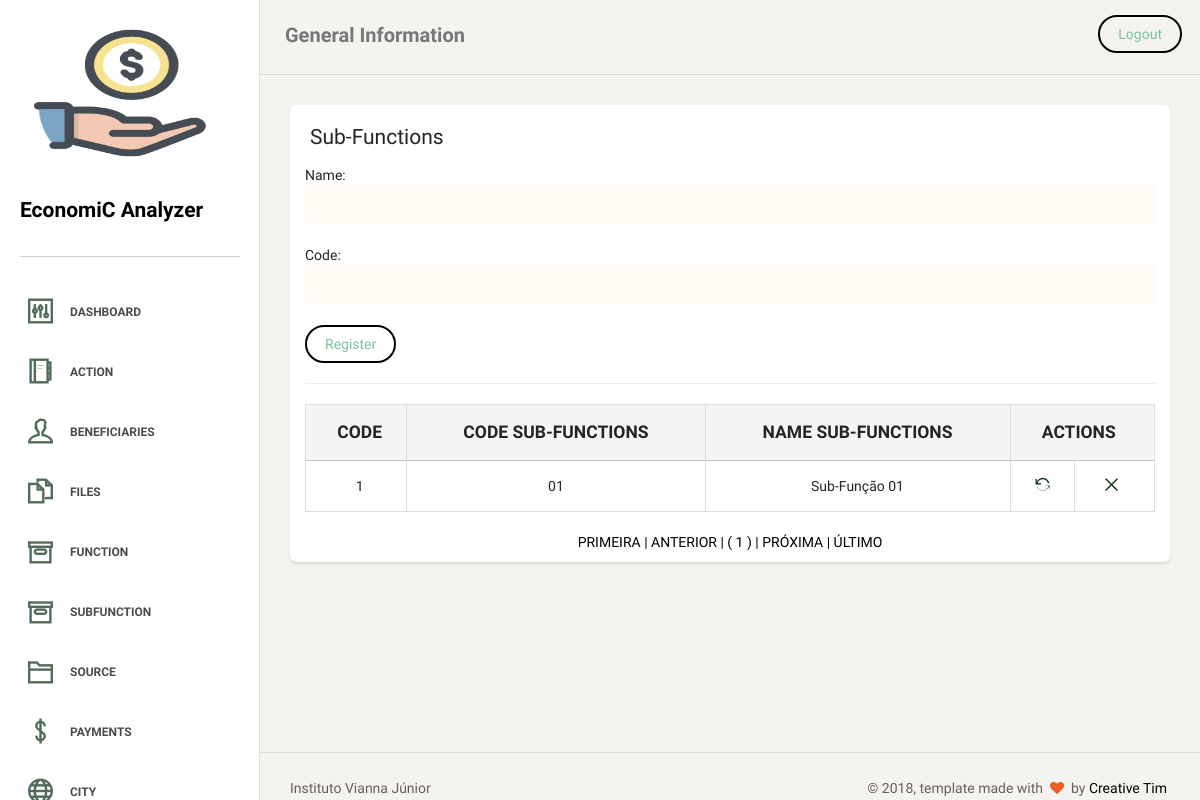
Page /subfunctions.php on the earlier database version.
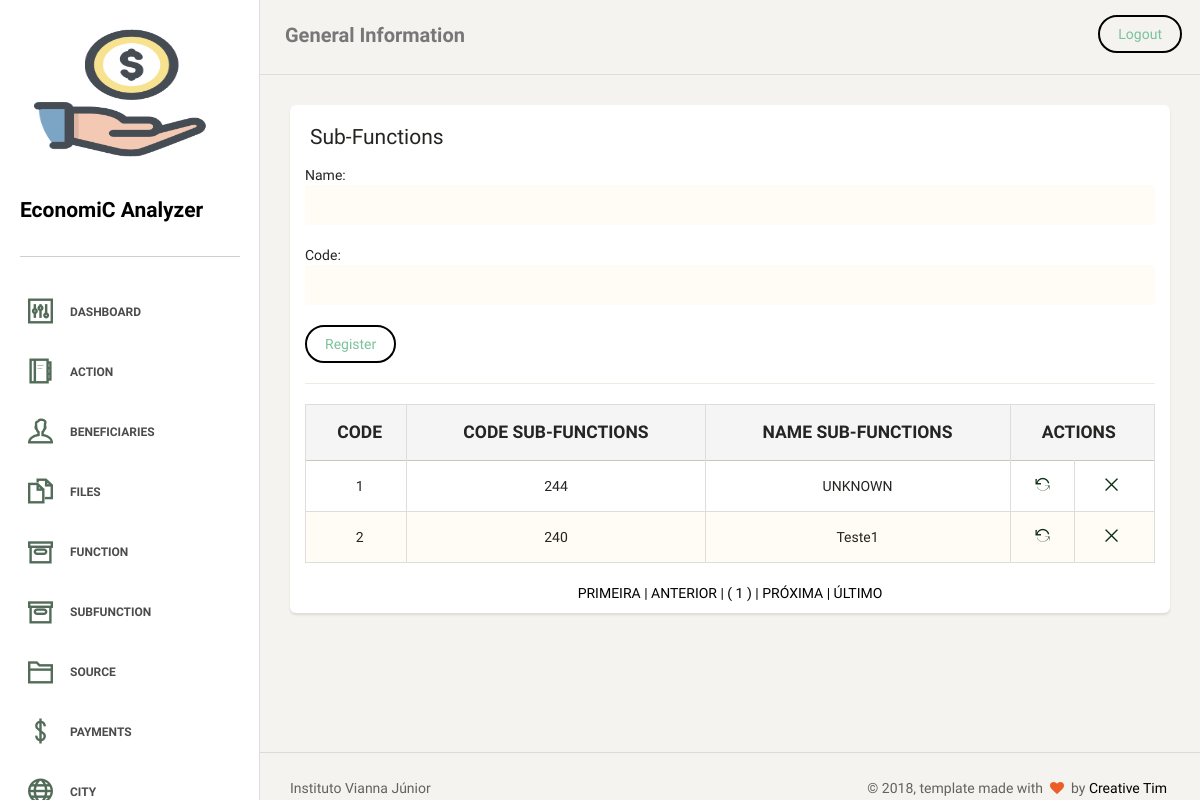
Same page on the later database version.
### tables this page shows
CREATE TABLE `tb_subfunctions` (
  `id_subfunction` int(11) NOT NULL AUTO_INCREMENT,
  `str_cod_subfunction` varchar(4) NOT NULL,
  `str_name_subfunction` varchar(255) DEFAULT NULL,
  PRIMARY KEY (`id_subfunction`),
  UNIQUE KEY `str_cod_subfunction_UNIQUE` (`str_cod_subfunction`)
);

### dao/subfunctionsDAO.php (the view, shortened to what this page needs)
<?php
require_once "classes/subfunctions.php";
class subfunctionsDAO
{
    public function pagedTable()
    {
        global $pdo;
        $endereco = $_SERVER ['PHP_SELF'];
        $pagina_atual = (isset($_GET['page']) && is_numeric($_GET['page'])) ? $_GET['page'] : 1;
        $linha_inicial = ($pagina_atual - 1) * QTDE_REGISTROS;
        $sql = "SELECT id_subfunction, str_cod_subfunction, str_name_subfunction FROM tb_subfunctions LIMIT {$linha_inicial}, " . QTDE_REGISTROS;
        $statement = $pdo->prepare($sql);
        $statement->execute();
        $dados = $statement->fetchAll(PDO::FETCH_OBJ);
        $sqlContador = "SELECT COUNT(*) AS total_registros FROM tb_subfunctions";
        $statement = $pdo->prepare($sqlContador);
        $statement->execute();
        $valor = $statement->fetch(PDO::FETCH_OBJ);
        $primeira_pagina = 1;
        $ultima_pagina = ceil($valor->total_registros / QTDE_REGISTROS);
        $pagina_anterior = ($pagina_atual > 1) ? $pagina_atual - 1 : 0;
        $proxima_pagina = ($pagina_atual < $ultima_pagina) ? $pagina_atual + 1 : 0;
        $range_inicial = (($pagina_atual - RANGE_PAGINAS) >= 1) ? $pagina_atual - RANGE_PAGINAS : 1;
        $range_final = (($pagina_atual + RANGE_PAGINAS) <= $ultima_pagina) ? $pagina_atual + RANGE_PAGINAS : $ultima_pagina;
        $exibir_botao_inicio = ($range_inicial < $pagina_atual) ? 'mostrar' : 'esconder';
        $exibir_botao_final = ($range_final > $pagina_atual) ? 'mostrar' : 'esconder';
        if (!empty($dados)):
            echo "
     <table class='table table-striped table-bordered'>
     <thead>
       <tr style='text-transform: uppercase;' class='active'>
        <th style='text-align: center; font-weight: bolder;'>Code</th>
        <th style='text-align: center; font-weight: bolder;'>Code Sub-Functions</th>
        <th style='text-align: center; font-weight: bolder;'>Name Sub-Functions</th>
        <th style='text-align: center; font-weight: bolder;' colspan='2'>Actions</th>
       </tr>
     </thead>
     <tbody>";
            foreach ($dados as $subfunc):
                echo "<tr>
        <td style='text-align: center'>$subfunc->id_subfunction</td>
        <td style='text-align: center'>$subfunc->str_cod_subfunction</td>
        <td style='text-align: center'>$subfunc->str_name_subfunction</td>
        <td style='text-align: center'><a href='?act=upd&id=$subfunc->id_subfunction' title='Alterar'><i class='ti-reload'></i></a></td>
        <td style='text-align: center'><a href='?act=del&id=$subfunc->id_subfunction' title='Remover'><i class='ti-close'></i></a></td>
       </tr>";
            endforeach;
            echo "
</tbody>
     </table>
     <div class='box-paginacao' style='text-align: center'>
       <a class='box-navegacao  $exibir_botao_inicio' href='$endereco?page=$primeira_pagina' title='Primeira Página'> PRIMEIRA  |</a>
       <a class='box-navegacao  $exibir_botao_inicio' href='$endereco?page=$pagina_anterior' title='Página Anterior'> ANTERIOR  |</a>
";
            for ($i = $range_inicial; $i <= $range_final; $i++):
                $destaque = ($i == $pagina_atual) ? 'destaque' : '';
                echo "<a class='box-numero $destaque' href='$endereco?page=$i'> ( $i ) </a>";
            endfor;
            echo "<a class='box-navegacao $exibir_botao_final' href='$endereco?page=$proxima_pagina' title='Próxima Página'>| PRÓXIMA  </a>
                  <a class='box-navegacao $exibir_botao_final' href='$endereco?page=$ultima_pagina'  title='Última Página'>| ÚLTIMO  </a>
     </div>";
        else:
            echo "<p class='bg-danger'>Nenhum registro foi encontrado!</p>
     ";
        endif;
    }
}

Differences in the rows shown:
changed tb_subfunctions id 1: str_cod_subfunction "01" → "244"; str_name_subfunction "Sub-Função 01" → "UNKNOWN"
added tb_subfunctions: id_subfunction "2", str_cod_subfunction "240", str_name_subfunction "Teste1"
